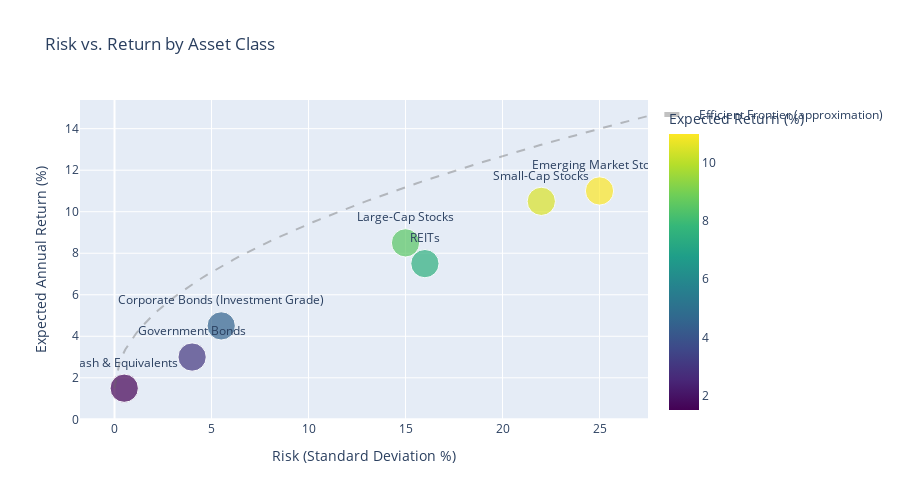

Notebook code cell kept with this figure:
### Markdown cell above
## Risk and Return Visualization

Understanding the relationship between risk and return is fundamental to making informed investment decisions.

### Code cell
# Create risk-return data for different asset classes
asset_classes = {
    "Cash & Equivalents": {
        "return": 1.5,
        "risk": 0.5,
        "description": "Money market funds, Treasury bills, short-term CDs",
    },
    "Government Bonds": {
        "return": 3.0,
        "risk": 4.0,
        "description": "Treasury bonds, government agency bonds",
    },
    "Corporate Bonds (Investment Grade)": {
        "return": 4.5,
        "risk": 5.5,
        "description": "Bonds from large, stable companies with good credit ratings",
    },
    "Large-Cap Stocks": {
        "return": 8.5,
        "risk": 15.0,
        "description": "Stocks of large, established companies (e.g., S&P 500)",
    },
    "Small-Cap Stocks": {
        "return": 10.5,
        "risk": 22.0,
        "description": "Smaller companies with high growth potential",
    },
    "REITs": {"return": 7.5, "risk": 16.0, "description": "Real Estate Investment Trusts"},
    "Emerging Market Stocks": {
        "return": 11.0,
        "risk": 25.0,
        "description": "Stocks from developing economies (e.g., Brazil, India)",
    },
}

# Create dataframe for plotting
risk_return_df = pd.DataFrame(
    {
        "Asset Class": list(asset_classes.keys()),
        "Expected Return (%)": [asset_classes[ac]["return"] for ac in asset_classes],
        "Risk (Volatility %)": [asset_classes[ac]["risk"] for ac in asset_classes],
        "Description": [asset_classes[ac]["description"] for ac in asset_classes],
    }
)

# Create the scatter plot with Plotly
fig = px.scatter(
    risk_return_df,
    x="Risk (Volatility %)",
    y="Expected Return (%)",
    text="Asset Class",
    size=[10] * len(risk_return_df),  # Fixed size for all points
    hover_data=["Description"],
    title="Risk vs. Return by Asset Class",
    color="Expected Return (%)",
    color_continuous_scale="Viridis",
)

# Add efficient frontier curve (simplified approximation)
x_curve = np.linspace(0, max(risk_return_df["Risk (Volatility %)"]) * 1.1, 100)
y_curve = 1.5 + 2.5 * np.sqrt(x_curve)  # Simplified curve formula

fig.add_trace(
    go.Scatter(
        x=x_curve,
        y=y_curve,
        mode="lines",
        line=dict(color="rgba(100, 100, 100, 0.4)", dash="dash"),
        name="Efficient Frontier (approximation)",
    )
)

# Customize layout
fig.update_traces(textposition="top center")
fig.update_layout(
    height=500, xaxis_title="Risk (Standard Deviation %)", yaxis_title="Expected Annual Return (%)"
)

fig.show()

### Figure 1 — Plotly figure (JSON) as saved in the notebook; plotly's stock layout.template omitted (floating-point values rounded to 4 significant figures)
{"data": [{"customdata": [["Money market funds, Treasury bills, short-term CDs"], ["Treasury bonds, government agency bonds"], ["Bonds from large, stable companies with good credit ratings"], ["Stocks of large, established companies (e.g., S&P 500)"], ["Smaller companies with high growth potential"], ["Real Estate Investment Trusts"], ["Stocks from developing economies (e.g., Brazil, India)"]], "hovertemplate": "Risk (Volatility %)=%{x}<br>Expected Return (%)=%{marker.color}<br>size=%{marker.size}<br>Asset Class=%{text}<br>Description=%{customdata[0]}<extra></extra>", "legendgroup": "", "marker": {"color": [1.5, 3, 4.5, 8.5, 10.5, 7.5, 11], "coloraxis": "coloraxis", "size": [10, 10, 10, 10, 10, 10, 10], "sizemode": "area", "sizeref": 0.025, "symbol": "circle"}, "mode": "markers+text", "name": "", "orientation": "v", "showlegend": false, "text": ["Cash & Equivalents", "Government Bonds", "Corporate Bonds (Investment Grade)", "Large-Cap Stocks", "Small-Cap Stocks", "REITs", "Emerging Market Stocks"], "textposition": "top center", "type": "scatter", "x": [0.5, 4, 5.5, 15, 22, 16, 25], "xaxis": "x", "y": [1.5, 3, 4.5, 8.5, 10.5, 7.5, 11], "yaxis": "y"}, {"line": {"color": "rgba(100, 100, 100, 0.4)", "dash": "dash"}, "mode": "lines", "name": "Efficient Frontier (approximation)", "textposition": "top center", "type": "scatter", "x": [0, 0.2778, 0.5556, 0.8333, 1.111, 1.389, 1.667, 1.944, 2.222, 2.5, 2.778, 3.056, 3.333, 3.611, 3.889, 4.167, 4.444, 4.722, 5, 5.278, 5.556, 5.833, 6.111, 6.389, 6.667, 6.944, 7.222, 7.5, 7.778, 8.056, 8.333, 8.611, 8.889, 9.167, 9.444, 9.722, 10, 10.28, 10.56, 10.83, 11.11, 11.39, 11.67, 11.94, 12.22, 12.5, 12.78, 13.06, 13.33, 13.61, 13.89, 14.17, 14.44, 14.72, 15, 15.28, 15.56, 15.83, 16.11, 16.39, 16.67, 16.94, 17.22, 17.5, 17.78, 18.06, 18.33, 18.61, 18.89, 19.17, 19.44, 19.72, 20, 20.28, 20.56, 20.83, 21.11, 21.39, 21.67, 21.94, 22.22, 22.5, 22.78, 23.06, 23.33, 23.61, 23.89, 24.17, 24.44, 24.72, 25, 25.28, 25.56, 25.83, 26.11, 26.39, 26.67, 26.94, 27.22, 27.5], "y": [1.5, 2.818, 3.363, 3.782, 4.135, 4.446, 4.727, 4.986, 5.227, 5.453, 5.667, 5.87, 6.064, 6.251, 6.43, 6.603, 6.77, 6.933, 7.09, 7.243, 7.393, 7.538, 7.68, 7.819, 7.955, 8.088, 8.219, 8.347, 8.472, 8.596, 8.717, 8.836, 8.954, 9.069, 9.183, 9.295, 9.406, 9.515, 9.622, 9.729, 9.833, 9.937, 10.04, 10.14, 10.24, 10.34, 10.44, 10.53, 10.63, 10.72, 10.82, 10.91, 11.0, 11.09, 11.18, 11.27, 11.36, 11.45, 11.53, 11.62, 11.71, 11.79, 11.87, 11.96, 12.04, 12.12, 12.2, 12.29, 12.37, 12.44, 12.52, 12.6, 12.68, 12.76, 12.83, 12.91, 12.99, 13.06, 13.14, 13.21, 13.29, 13.36, 13.43, 13.5, 13.58, 13.65, 13.72, 13.79, 13.86, 13.93, 14, 14.07, 14.14, 14.21, 14.27, 14.34, 14.41, 14.48, 14.54, 14.61]}], "layout": {"coloraxis": {"colorbar": {"title": {"text": "Expected Return (%)"}}, "colorscale": [[0, "#440154"], [0.1111, "#482878"], [0.2222, "#3e4989"], [0.3333, "#31688e"], [0.4444, "#26828e"], [0.5556, "#1f9e89"], [0.6667, "#35b779"], [0.7778, "#6ece58"], [0.8889, "#b5de2b"], [1, "#fde725"]]}, "height": 500, "legend": {"itemsizing": "constant", "tracegroupgap": 0}, "title": {"text": "Risk vs. Return by Asset Class"}, "xaxis": {"anchor": "y", "domain": [0, 1], "title": {"text": "Risk (Standard Deviation %)"}}, "yaxis": {"anchor": "x", "domain": [0, 1], "title": {"text": "Expected Annual Return (%)"}}}}
